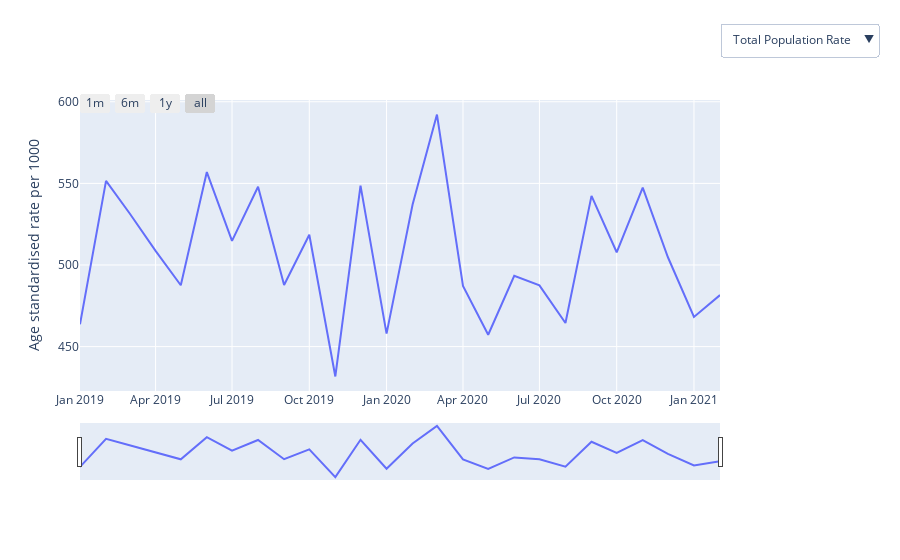

Notebook code cell kept with this figure:
### Markdown cell above
<a id="serum_sodium"></a>
### Renal Function Assessment - Sodium Testing

The codes used in for this measure are available in <a href="https://codelists.opensafely.org/codelist/user/richard-croker/sodium-tests-numerical-value/32bff605/">this codelist</a>.

#### What it is
Rate of sodium blood tests performed per 1000 members of the population.

#### Why it matters
* Sodium blood test is used to detect the cause and help monitor treatment in persons with dehydration, oedema, or with a variety of symptoms. It is routinely tested for with other blood electrolytes including those used to detect kidney disease. You can read more about <a href="https://labtestsonline.org.uk/tests/sodium-test">sodium tests and when it should be used here</a>.
*  As with most blood tests, there has been debate about the appropriate level of testing but we have presented the information here to inform recovery from COVID-19 in order to “build back better”.

#### Caveats
Here, we use codes which represent results reported to GPs, so tests requested but not yet reported are not included. This will usually exclude tests requested while a person is in hospital and other settings, like a private clinic.

### Code cell
plot_demographics(data_dict['sodium'], data_dict_totals['sodium'],demographics)
